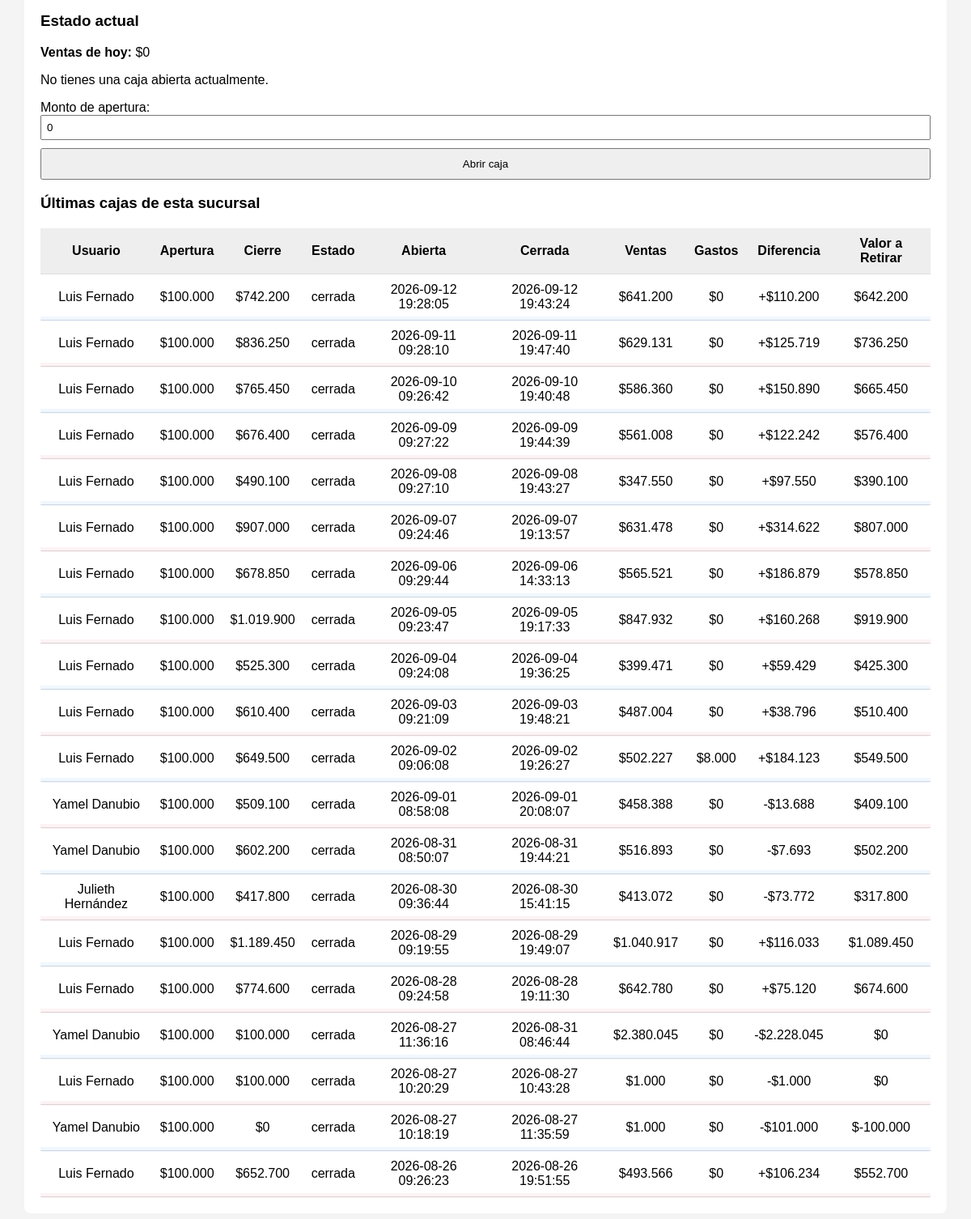
Page /admin/caja.php (signed in, lower part) on the earlier database version.
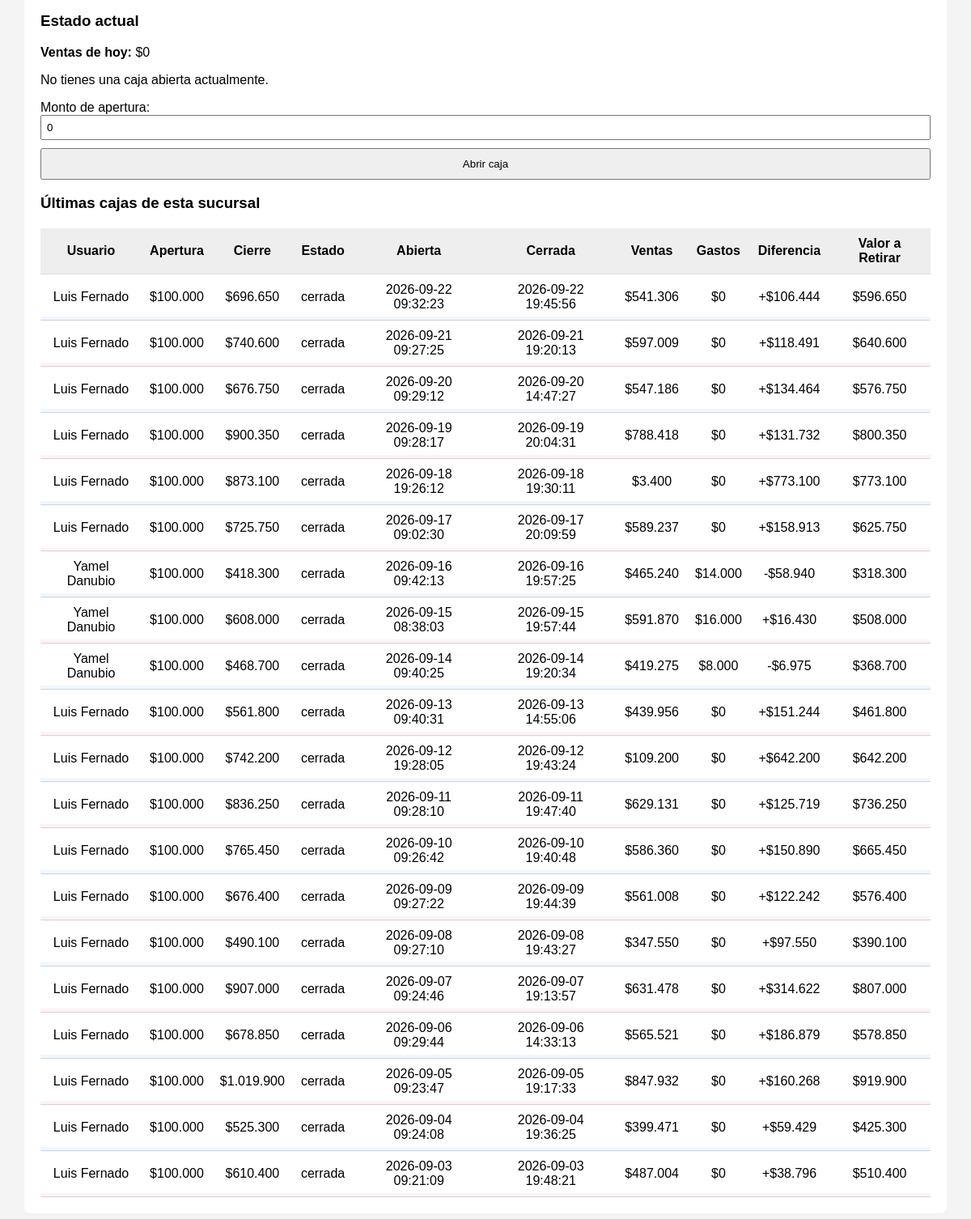
Same page on the later database version.
### tables this page shows
CREATE TABLE `cash_sessions` (
  `id` int(11) NOT NULL,
  `user_id` int(11) NOT NULL,
  `branch_id` int(11) NOT NULL,
  `opening_amount` decimal(10,2) NOT NULL,
  `closing_amount` decimal(10,2) DEFAULT NULL,
  `opened_at` datetime NOT NULL DEFAULT current_timestamp(),
  `closed_at` datetime DEFAULT NULL,
  `printed_at` datetime DEFAULT NULL,
  `status` enum('abierta','cerrada') NOT NULL DEFAULT 'abierta'
);

CREATE TABLE `users` (
  `id` int(11) NOT NULL,
  `name` varchar(100) NOT NULL,
  `email` varchar(150) NOT NULL,
  `password_hash` varchar(255) NOT NULL,
  `role_id` int(11) NOT NULL,
  `branch_id` int(11) NOT NULL DEFAULT 1,
  `active` tinyint(1) DEFAULT 1,
  `created_at` timestamp NOT NULL DEFAULT current_timestamp()
);

### admin/caja.php (the view, shortened to what the changed rows need)
<?php
$pdo = DB::getConnection();
$currentBranchId   = $_SESSION['branch_id']   ?? null;
$currentUserId     = $_SESSION['user']['id']  ?? null;
$currentUserRole   = $_SESSION['user']['role_id'] ?? null;
$stmt = $pdo->prepare("
    SELECT * FROM cash_sessions
    WHERE user_id=? AND branch_id=? AND status='abierta'
    ORDER BY id DESC LIMIT 1
");
$stmt->execute([$currentUserId, $currentBranchId]);
$currentSession = $stmt->fetch(PDO::FETCH_ASSOC);
$stmtVentasSesion = $pdo->prepare("
    SELECT COALESCE(SUM(total),0)
    FROM orders
    WHERE branch_id = ?
      AND status != 'cancelado'
      AND created_at BETWEEN ? AND ?
");
$stmtVirtual = $pdo->prepare("
    SELECT COALESCE(SUM(p.amount),0)
    FROM payments p
    JOIN orders o ON o.id = p.order_id
    WHERE p.method = 'virtual'
      AND p.status = 'completado'
      AND o.created_at BETWEEN ? AND ?
      AND o.branch_id = ?
");
$stmtGastos = $pdo->prepare("
    SELECT COALESCE(SUM(valor),0)
    FROM gastos g
    WHERE g.branch_id = ?
      AND CONCAT(g.fecha, ' ', g.hora) BETWEEN ? AND ?
      AND g.anulado = 0
");
$defaultOpenedAt = $currentSession['opened_at'] ?? date('Y-m-d H:i:s');
$defaultClosedAt = $currentSession['closed_at'] ?? date('Y-m-d H:i:s');
$stmtVirtual->execute([$defaultOpenedAt, $defaultClosedAt, $currentBranchId]);
$stmtGastos->execute([$currentBranchId, $defaultOpenedAt, $defaultClosedAt]);
$stmt = $pdo->prepare("
    SELECT c.*, u.name AS user_name
    FROM cash_sessions c
    JOIN users u ON u.id = c.user_id
    WHERE c.branch_id = ?
    ORDER BY c.id DESC
    LIMIT 20
");
$stmt->execute([$currentBranchId]);
$sessions = $stmt->fetchAll(PDO::FETCH_ASSOC);
?>
<!DOCTYPE html>
<html lang="es">
<head>
</head>
<body>
<div class="container">
<?php
if ($currentUserRole == 1):
?>
    <table class="table">
        <thead>
            <tr>
                <th>Usuario</th>
                <th>Apertura</th>
                <th>Cierre</th>
                <th>Estado</th>
                <th>Abierta</th>
                <th>Cerrada</th>
                <th>Ventas</th>
                <th>Gastos</th>
                <th>Diferencia</th>
                <th>Valor a Retirar</th>
            </tr>
        </thead>
            <tbody>
            <?php foreach ($sessions as $s): ?>
            <?php
                $openedAt = $s['opened_at'];
                $closedAt = $s['closed_at'] ?: date('Y-m-d H:i:s');
                $stmtVentasSesion->execute([$currentBranchId, $openedAt, $closedAt]);
                $ventasSesion = (float)$stmtVentasSesion->fetchColumn();
                $stmtVirtual->execute([$openedAt, $closedAt, $currentBranchId]);
                $virtualSesion = (float)$stmtVirtual->fetchColumn();
                $stmtGastos->execute([$currentBranchId, $openedAt, $closedAt]);
                $gastosSesion = (float)$stmtGastos->fetchColumn();
                $withdrawSesion = null;
                if ($s['closing_amount'] !== null) {
                    $withdrawSesion = (float)$s['closing_amount'] - (float)$s['opening_amount'];
                }
                $diff = null;
                if ($s['closing_amount'] !== null) {
                    $diff = $withdrawSesion + $virtualSesion + $gastosSesion - $ventasSesion;
                }
                $diffTexto = ($diff === null) ? '-' : (($diff >= 0 ? '+' : '-') . '$' . number_format(abs($diff), 0, ",", "."));
                $withdrawTexto = ($withdrawSesion === null) ? '-' : ('$' . number_format($withdrawSesion, 0, ",", "."));
            ?>
            <tr>
                <td><?= htmlspecialchars($s['user_name']) ?></td>
                <td>$<?= number_format($s['opening_amount'], 0, ",", ".") ?></td>
                <td><?= $s['closing_amount'] !== null ? '$'.number_format($s['closing_amount'], 0, ",", ".") : '-' ?></td>
                <td><?= htmlspecialchars($s['status']) ?></td>
                <td><?= $s['opened_at'] ?></td>
                <td><?= $s['closed_at'] ?: '-' ?></td>
                <td><?= '$' . number_format($ventasSesion, 0, ",", ".") ?></td>
                <td><?= '$' . number_format($gastosSesion, 0, ",", ".") ?></td>
                <td><?= $diffTexto ?></td>
                <td><?= $withdrawTexto ?></td>
            </tr>
            <?php endforeach; ?>
        </tbody>
    </table>
<?php
endif;
?>
</div>
</body>
</html>

Differences in the rows shown:
no longer on this page (row unchanged): cash_sessions: user.name "Luis Fernado", opening_amount "100.000", closing_amount "649.500", status "cerrada", opened_at "2026-09-02 09:06:08", closed_at "2026-09-02 19:26:27", ventasSesion "502.227", gastosSesion "8.000", diffTexto "+$184.123", withdrawTexto "$549.500"
no longer on this page (row unchanged): cash_sessions: user.name "Yamel Danubio", opening_amount "100.000", closing_amount "509.100", status "cerrada", opened_at "2026-09-01 08:58:08", closed_at "2026-09-01 20:08:07", ventasSesion "458.388", gastosSesion "0", diffTexto "-$13.688", withdrawTexto "$409.100"
no longer on this page (row unchanged): cash_sessions: user.name "Yamel Danubio", opening_amount "100.000", closing_amount "602.200", status "cerrada", opened_at "2026-08-31 08:50:07", closed_at "2026-08-31 19:44:21", ventasSesion "516.893", gastosSesion "0", diffTexto "-$7.693", withdrawTexto "$502.200"
no longer on this page (row unchanged): cash_sessions: user.name "Julieth Hernández", opening_amount "100.000", closing_amount "417.800", status "cerrada", opened_at "2026-08-30 09:36:44", closed_at "2026-08-30 15:41:15", ventasSesion "413.072", gastosSesion "0", diffTexto "-$73.772", withdrawTexto "$317.800"
no longer on this page (row unchanged): cash_sessions: user.name "Luis Fernado", opening_amount "100.000", closing_amount "1.189.450", status "cerrada", opened_at "2026-08-29 09:19:55", closed_at "2026-08-29 19:49:07", ventasSesion "1.040.917", gastosSesion "0", diffTexto "+$116.033", withdrawTexto "$1.089.450"
no longer on this page (row unchanged): cash_sessions: user.name "Luis Fernado", opening_amount "100.000", closing_amount "774.600", status "cerrada", opened_at "2026-08-28 09:24:58", closed_at "2026-08-28 19:11:30", ventasSesion "642.780", gastosSesion "0", diffTexto "+$75.120", withdrawTexto "$674.600"
no longer on this page (row unchanged): cash_sessions: user.name "Yamel Danubio", opening_amount "100.000", closing_amount "100.000", status "cerrada", opened_at "2026-08-27 11:36:16", closed_at "2026-08-31 08:46:44", ventasSesion "2.380.045", gastosSesion "0", diffTexto "-$2.228.045", withdrawTexto "$0"
no longer on this page (row unchanged): cash_sessions: user.name "Luis Fernado", opening_amount "100.000", closing_amount "100.000", status "cerrada", opened_at "2026-08-27 10:20:29", closed_at "2026-08-27 10:43:28", ventasSesion "1.000", gastosSesion "0", diffTexto "-$1.000", withdrawTexto "$0"
no longer on this page (row unchanged): cash_sessions: user.name "Yamel Danubio", opening_amount "100.000", closing_amount "0", status "cerrada", opened_at "2026-08-27 10:18:19", closed_at "2026-08-27 11:35:59", ventasSesion "1.000", gastosSesion "0", diffTexto "-$101.000", withdrawTexto "$-100.000"
no longer on this page (row unchanged): cash_sessions: user.name "Luis Fernado", opening_amount "100.000", closing_amount "652.700", status "cerrada", opened_at "2026-08-26 09:26:23", closed_at "2026-08-26 19:51:55", ventasSesion "493.566", gastosSesion "0", diffTexto "+$106.234", withdrawTexto "$552.700"
added cash_sessions: user.name "Luis Fernado", opening_amount "100.000", closing_amount "696.650", status "cerrada", opened_at "2026-09-22 09:32:23", closed_at "2026-09-22 19:45:56", ventasSesion "541.306", gastosSesion "0", diffTexto "+$106.444", withdrawTexto "$596.650"
added cash_sessions: user.name "Luis Fernado", opening_amount "100.000", closing_amount "740.600", status "cerrada", opened_at "2026-09-21 09:27:25", closed_at "2026-09-21 19:20:13", ventasSesion "597.009", gastosSesion "0", diffTexto "+$118.491", withdrawTexto "$640.600"
added cash_sessions: user.name "Luis Fernado", opening_amount "100.000", closing_amount "676.750", status "cerrada", opened_at "2026-09-20 09:29:12", closed_at "2026-09-20 14:47:27", ventasSesion "547.186", gastosSesion "0", diffTexto "+$134.464", withdrawTexto "$576.750"
added cash_sessions: user.name "Luis Fernado", opening_amount "100.000", closing_amount "900.350", status "cerrada", opened_at "2026-09-19 09:28:17", closed_at "2026-09-19 20:04:31", ventasSesion "788.418", gastosSesion "0", diffTexto "+$131.732", withdrawTexto "$800.350"
added cash_sessions: user.name "Luis Fernado", opening_amount "100.000", closing_amount "873.100", status "cerrada", opened_at "2026-09-18 19:26:12", closed_at "2026-09-18 19:30:11", ventasSesion "3.400", gastosSesion "0", diffTexto "+$773.100", withdrawTexto "$773.100"
added cash_sessions: user.name "Luis Fernado", opening_amount "100.000", closing_amount "725.750", status "cerrada", opened_at "2026-09-17 09:02:30", closed_at "2026-09-17 20:09:59", ventasSesion "589.237", gastosSesion "0", diffTexto "+$158.913", withdrawTexto "$625.750"
added cash_sessions: user.name "Yamel Danubio", opening_amount "100.000", closing_amount "418.300", status "cerrada", opened_at "2026-09-16 09:42:13", closed_at "2026-09-16 19:57:25", ventasSesion "465.240", gastosSesion "14.000", diffTexto "-$58.940", withdrawTexto "$318.300"
added cash_sessions: user.name "Yamel Danubio", opening_amount "100.000", closing_amount "608.000", status "cerrada", opened_at "2026-09-15 08:38:03", closed_at "2026-09-15 19:57:44", ventasSesion "591.870", gastosSesion "16.000", diffTexto "+$16.430", withdrawTexto "$508.000"
added cash_sessions: user.name "Yamel Danubio", opening_amount "100.000", closing_amount "468.700", status "cerrada", opened_at "2026-09-14 09:40:25", closed_at "2026-09-14 19:20:34", ventasSesion "419.275", gastosSesion "8.000", diffTexto "-$6.975", withdrawTexto "$368.700"
added cash_sessions: user.name "Luis Fernado", opening_amount "100.000", closing_amount "561.800", status "cerrada", opened_at "2026-09-13 09:40:31", closed_at "2026-09-13 14:55:06", ventasSesion "439.956", gastosSesion "0", diffTexto "+$151.244", withdrawTexto "$461.800"
computed for cash_sessions (number 11 of 20 on the later page): ventasSesion "641.200" → "109.200"; diffTexto "+$110.200" → "+$642.200"
